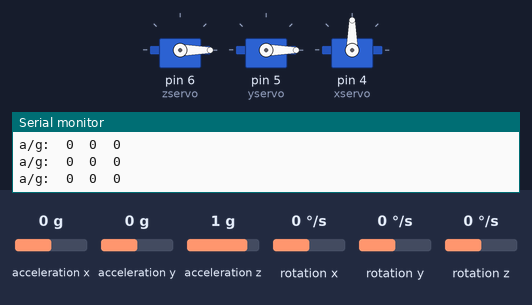
Recording of a sketch running on a simulated Arduino Uno, built with avr-gcc and run on an emulated ATmega328P. Parts: 3 × servo, the last lines printed to the serial monitor. The inputs (shaded band) are chosen by the test bench; at power-on: rotation x 0 °/s, rotation y 0 °/s, rotation z 0 °/s, acceleration x 0 g, acceleration y 0 g, acceleration z 1 g.

Above: at 1.2 s.
1.3 s: rotation x set to -1 °/s
At 1.91 s:
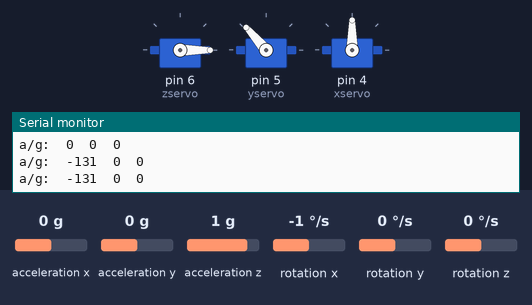
4.3 s: rotation y set to -192 °/s
7.3 s: rotation z set to -192 °/s
At 7.97 s:
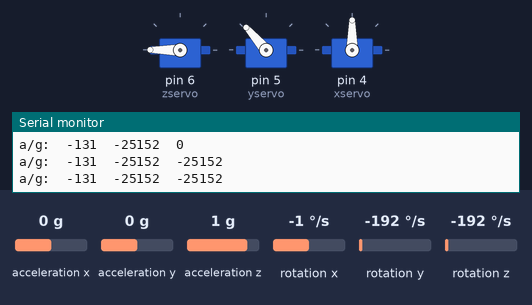
10.3 s: rotation x set to 0 °/s
13.3 s: rotation z set to 0 °/s
At 13.73 s:
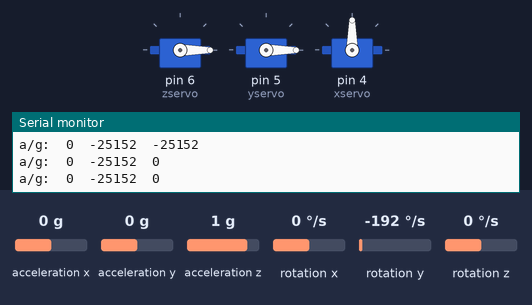
16.3 s: rotation z set to -100 °/s
At 16.75 s:
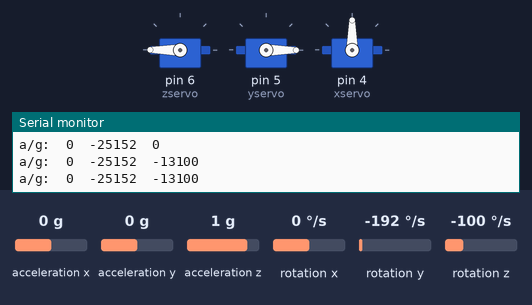
Timing chart, 0 to 20.3 s (numbered marks = the images above; inputs shaded):
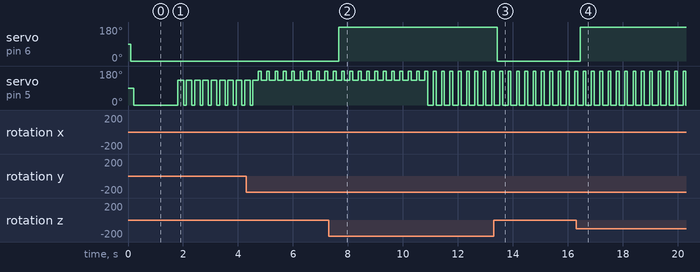

Measured:
- the behaviour switches between 0 and -1 °/s on rotation x (found by bisection; images 0 and 1)
- after the input at 1.3 s, servo on pin 5 (yservo): alternates 131° for 0.20 s and 0° for 0.10 s, starting after 0.52 s
- after the input at 7.3 s, servo on pin 6 (zservo): 0° → 180° after 0.37 s
- after the input at 13.3 s, servo on pin 6 (zservo): 180° → 0° after 0.13 s
- after the input at 16.3 s, servo on pin 6 (zservo): 0° → 180° after 0.16 s

The sketch:

index.ino
```cpp
#include <I2Cdev.h>

#include <MPU6050.h>

#include <Wire.h>

#include <Servo.h>

#include <stdlib.h>


MPU6050 accelgyro;

//axis
int x = 0;
int y = 0;
int z = 0;


//state
int state = 0;


//config

Servo zservo;
Servo yservo;
Servo xservo;

void setup() {
  // join I2C bus (I2Cdev library doesn't do this automatically)
  #if I2CDEV_IMPLEMENTATION == I2CDEV_ARDUINO_WIRE
  Wire.begin();
  #else
  if I2CDEV_IMPLEMENTATION == I2CDEV_BUILTIN_FASTWIRE
  Fastwire::setup(400, true);
  #endif;

  Serial.begin(115200);

  // initialize device
  Serial.println("Initializing I2C devices...");
  accelgyro.initialize();

  // verify connection
  Serial.println("Testing device connections...");
  Serial.println(accelgyro.testConnection() ? "MPU6050 connection successful" : "MPU6050 connection failed");
zservo.attach(6);
yservo.attach(5);
xservo.attach(4);
  x = accelgyro.getXGyroOffset();
  y = accelgyro.getYGyroOffset();
  z = accelgyro.getZGyroOffset();
}

//allowed attachment ports are 11,10,9,6,5,3

// Run the motor
void runMotor() {
  delay(100);
zservo.write(-z);
  delay(100);
 yservo.write(-y);
  delay(100);
 yservo.write(-x);

}

void loop() {
  //gets all raw data
  //accelgyro.getMotion6(&ax, &ay, &az, &x, &y, &z);
  accelgyro.getRotation(&x, &y, &z);
  Serial.print("a/g:\t");
  Serial.print(x); // x axis
  Serial.print("\t");
  Serial.print(y); // y axis
  Serial.print("\t");
  Serial.println(z); // z axis

  //checking if motor works

  runMotor();
}
```
